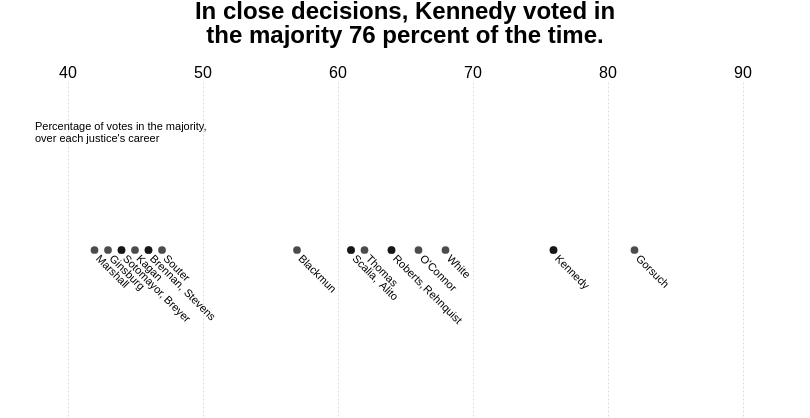

The Vega-Lite source for this figure:
### Vega-Lite specification from a JSON file in a GitHub repository (floating-point values rounded to 4 significant figures)
{"$schema": "https://vega.github.io/schema/vega-lite/v3.json", "width": 810, "height": 418, "padding": 0, "autosize": "fit", "view": {"stroke": null}, "datasets": {"values": [{"justice": "Gorsuch", "percentage": 82, "_index_": 0}, {"justice": "Kennedy", "percentage": 76, "_index_": 1}, {"justice": "White", "percentage": 68, "_index_": 2}, {"justice": "O'Connor", "percentage": 66, "_index_": 3}, {"justice": "Roberts", "percentage": 64, "_index_": 4}, {"justice": "Rehnquist", "percentage": 64, "_index_": 5}, {"justice": "Thomas", "percentage": 62, "_index_": 6}, {"justice": "Scalia", "percentage": 61, "_index_": 7}, {"justice": "Alito", "percentage": 61, "_index_": 8}, {"justice": "Blackmun", "percentage": 57, "_index_": 9}, {"justice": "Souter", "percentage": 47, "_index_": 10}, {"justice": "Stevens", "percentage": 46, "_index_": 11}, {"justice": "Brennan", "percentage": 46, "_index_": 12}, {"justice": "Kagan", "percentage": 45, "_index_": 13}, {"justice": "Sotomayor", "percentage": 44, "_index_": 14}, {"justice": "Breyer", "percentage": 44, "_index_": 15}, {"justice": "Ginsburg", "percentage": 43, "_index_": 16}, {"justice": "Marshall", "percentage": 42, "_index_": 17}]}, "layer": [{"data": {"name": "values"}, "encoding": {"y": {"field": "justice", "type": "nominal", "sort": "-percentage", "axis": {"labelAlign": "left", "labelPadding": 50, "title": false, "ticks": false, "domain": false}}, "x": {"field": "percentage", "type": "quantitative", "axis": {"grid": true, "labels": true, "title": false, "domain": false, "ticks": false, "tickMinStep": 10, "gridDash": [2, 2], "labelFontSize": 16, "orient": "top"}, "scale": {"domain": [35, 95]}}, "fill": {"value": "#f0f0f0"}}, "layer": [{"mark": {"type": "bar"}, "transform": []}, {"mark": {"type": "bar"}, "transform": [{"filter": "((datum[\"_index_\"] != null) ? datum[\"_index_\"]==1: true)", "_customized": true}], "encoding": {"fill": {"value": "firebrick"}}}], "transform": [{"filter": "((datum[\"_index_\"] != null) ? datum[\"_index_\"]!=7: false)", "datum": {"justice": "Scalia", "percentage": 61, "_index_": 7}, "text": "Scalia", "marktype": "rect", "path": ["layer", "0", "layer", "0"]}, {"filter": "((datum[\"_index_\"] != null) ? datum[\"_index_\"]!=0: false)", "datum": {"justice": "Gorsuch", "percentage": 82, "_index_": 0}, "text": "Gorsuch", "marktype": "rect", "path": ["layer", "0", "layer", "0"]}, {"filter": "((datum[\"_index_\"] != null) ? datum[\"_index_\"]!=1: false)", "datum": {"justice": "Kennedy", "percentage": 76, "_index_": 1}, "text": "Kennedy", "marktype": "rect", "path": ["layer", "0", "layer", "0"]}, {"filter": "((datum[\"_index_\"] != null) ? datum[\"_index_\"]!=2: false)", "datum": {"justice": "White", "percentage": 68, "_index_": 2}, "text": "White", "marktype": "rect", "path": ["layer", "0", "layer", "0"]}, {"filter": "((datum[\"_index_\"] != null) ? datum[\"_index_\"]!=3: false)", "datum": {"justice": "O'Connor", "percentage": 66, "_index_": 3}, "text": "O'Connor", "marktype": "rect", "path": ["layer", "0", "layer", "0"]}, {"filter": "((datum[\"_index_\"] != null) ? datum[\"_index_\"]!=4: false)", "datum": {"justice": "Roberts", "percentage": 64, "_index_": 4}, "text": "Roberts", "marktype": "rect", "path": ["layer", "0", "layer", "0"]}, {"filter": "((datum[\"_index_\"] != null) ? datum[\"_index_\"]!=5: false)", "datum": {"justice": "Rehnquist", "percentage": 64, "_index_": 5}, "text": "Rehnquist", "marktype": "rect", "path": ["layer", "0", "layer", "0"]}, {"filter": "((datum[\"_index_\"] != null) ? datum[\"_index_\"]!=6: false)", "datum": {"justice": "Thomas", "percentage": 62, "_index_": 6}, "text": "Thomas", "marktype": "rect", "path": ["layer", "0", "layer", "0"]}, {"filter": "((datum[\"_index_\"] != null) ? datum[\"_index_\"]!=8: false)", "datum": {"justice": "Alito", "percentage": 61, "_index_": 8}, "text": "Alito", "marktype": "rect", "path": ["layer", "0", "layer", "0"]}, {"filter": "((datum[\"_index_\"] != null) ? datum[\"_index_\"]!=9: false)", "datum": {"justice": "Blackmun", "percentage": 57, "_index_": 9}, "text": "Blackmun", "marktype": "rect", "path": ["layer", "0", "layer", "0"]}, {"filter": "((datum[\"_index_\"] != null) ? datum[\"_index_\"]!=10: false)", "datum": {"justice": "Souter", "percentage": 47, "_index_": 10}, "text": "Souter", "marktype": "rect", "path": ["layer", "0", "layer", "0"]}, {"filter": "((datum[\"_index_\"] != null) ? datum[\"_index_\"]!=11: false)", "datum": {"justice": "Stevens", "percentage": 46, "_index_": 11}, "text": "Stevens", "marktype": "rect", "path": ["layer", "0", "layer", "0"]}, {"filter": "((datum[\"_index_\"] != null) ? datum[\"_index_\"]!=12: false)", "datum": {"justice": "Brennan", "percentage": 46, "_index_": 12}, "text": "Brennan", "marktype": "rect", "path": ["layer", "0", "layer", "0"]}, {"filter": "((datum[\"_index_\"] != null) ? datum[\"_index_\"]!=13: false)", "datum": {"justice": "Kagan", "percentage": 45, "_index_": 13}, "text": "Kagan", "marktype": "rect", "path": ["layer", "0", "layer", "0"]}, {"filter": "((datum[\"_index_\"] != null) ? datum[\"_index_\"]!=14: false)", "datum": {"justice": "Sotomayor", "percentage": 44, "_index_": 14}, "text": "Sotomayor", "marktype": "rect", "path": ["layer", "0", "layer", "0"]}, {"filter": "((datum[\"_index_\"] != null) ? datum[\"_index_\"]!=15: false)", "datum": {"justice": "Breyer", "percentage": 44, "_index_": 15}, "text": "Breyer", "marktype": "rect", "path": ["layer", "0", "layer", "0"]}, {"filter": "((datum[\"_index_\"] != null) ? datum[\"_index_\"]!=16: false)", "datum": {"justice": "Ginsburg", "percentage": 43, "_index_": 16}, "text": "Ginsburg", "marktype": "rect", "path": ["layer", "0", "layer", "0"]}, {"filter": "((datum[\"_index_\"] != null) ? datum[\"_index_\"]!=17: false)", "datum": {"justice": "Marshall", "percentage": 42, "_index_": 17}, "text": "Marshall", "marktype": "rect", "path": ["layer", "0", "layer", "0"]}]}, {"data": {"name": "values"}, "encoding": {"x": {"field": "percentage", "type": "quantitative", "axis": {"grid": false, "labels": false, "title": false, "domain": false, "ticks": false}}, "text": {"field": "percentage", "type": "quantitative"}, "fill": {"value": "black"}, "size": {"value": 60}}, "layer": [{"mark": {"type": "circle", "align": "right", "dx": -7, "dy": 0}, "transform": []}, {"mark": {"type": "circle", "align": "right", "dx": -7, "dy": 0}, "transform": [{"filter": "((datum[\"_index_\"] != null) ? datum[\"_index_\"]==1: true)", "_customized": true}], "encoding": {"fill": {"value": "black"}}}]}, {"data": {"name": "_data_7_split", "values": [{"name": "default", "text": "In close decisions, Kennedy voted in the majority 76 percent of the time.", "_text": "In close decisions, Kennedy voted in", "_line": 0, "_index": 0}, {"name": "default", "text": "In close decisions, Kennedy voted in the majority 76 percent of the time.", "_text": "the majority 76 percent of the time.", "_line": 1, "_index": 1}]}, "encoding": {"text": {"field": "_text", "type": "nominal"}, "y": {"value": 0}}, "layer": [{"mark": {"type": "text", "fontWeight": "bold", "wrap": 36, "fontSize": 24, "dx": 0, "dy": -70}, "layer": [{"mark": {"type": "text", "fontWeight": "bold", "wrap": 36, "fontSize": 24, "dx": 0, "dy": -70}, "transform": [{"filter": "datum._line == 0 && datum._index == 0"}]}, {"mark": {"type": "text", "fontWeight": "bold", "wrap": 36, "fontSize": 24, "dx": 0, "dy": -46}, "transform": [{"filter": "datum._line == 1 && datum._index == 1"}]}]}]}, {"data": {"name": "_data_11_split", "values": [{"name": "default", "text": "Percentage of votes in the majority, over each justice's career", "_text": "Percentage of votes in the majority,", "_line": 0, "_index": 0}, {"name": "default", "text": "Percentage of votes in the majority, over each justice's career", "_text": "over each justice's career", "_line": 1, "_index": 1}]}, "encoding": {"text": {"field": "_text", "type": "nominal"}}, "layer": [{"mark": {"type": "text", "wrap": 40, "align": "left", "dx": -315, "dy": -200}, "layer": [{"mark": {"type": "text", "wrap": 40, "align": "left", "dx": -370, "dy": -123}, "transform": [{"filter": "datum._line == 0 && datum._index == 0"}]}, {"mark": {"type": "text", "wrap": 40, "align": "left", "dx": -370, "dy": -111}, "transform": [{"filter": "datum._line == 1 && datum._index == 1"}]}]}]}, {"data": {"name": "values"}, "encoding": {"text": {"field": "justice", "type": "nominal"}, "x": {"field": "percentage", "type": "quantitative"}}, "layer": [{"mark": {"type": "text", "align": "left", "angle": 45, "dx": 7, "dy": 3}, "transform": [{"filter": "((datum[\"_index_\"] != null) ? datum[\"_index_\"]!=5: false)", "_customized": true}, {"filter": "((datum[\"_index_\"] != null) ? datum[\"_index_\"]!=8: false)", "_customized": true}, {"filter": "((datum[\"_index_\"] != null) ? datum[\"_index_\"]!=11: false)", "_customized": true}, {"filter": "((datum[\"_index_\"] != null) ? datum[\"_index_\"]!=15: false)", "_customized": true}, {"filter": "((datum[\"_index_\"] != null) ? datum[\"_index_\"]!=4: false)", "_customized": true}, {"filter": "((datum[\"_index_\"] != null) ? datum[\"_index_\"]!=7: false)", "_customized": true}, {"filter": "((datum[\"_index_\"] != null) ? datum[\"_index_\"]!=14: false)", "_customized": true}, {"filter": "((datum[\"_index_\"] != null) ? datum[\"_index_\"]!=12: false)", "_customized": true}]}, {"mark": {"type": "text", "align": "left", "angle": 45, "dx": 50, "dy": 3}, "transform": [{"filter": "((datum[\"_index_\"] != null) ? datum[\"_index_\"]==5: true)", "_customized": true}]}, {"mark": {"type": "text", "align": "left", "angle": 45, "dx": 45, "dy": 3}, "transform": [{"filter": "((datum[\"_index_\"] != null) ? datum[\"_index_\"]==8: true)", "_customized": true}]}, {"mark": {"type": "text", "align": "left", "angle": 45, "dx": 55, "dy": 3}, "transform": [{"filter": "((datum[\"_index_\"] != null) ? datum[\"_index_\"]==11: true)", "_customized": true}]}, {"mark": {"type": "text", "align": "left", "angle": 45, "dx": 65, "dy": 3}, "transform": [{"filter": "((datum[\"_index_\"] != null) ? datum[\"_index_\"]==15: true)", "_customized": true}]}, {"mark": {"type": "text", "align": "left", "angle": 45, "dx": 7, "dy": 3}, "transform": [{"filter": "((datum[\"_index_\"] != null) ? datum[\"_index_\"]==4: true)", "_customized": true}], "encoding": {"text": {"field": "datumjustice", "_label": "=datum.justice + ','"}}}, {"mark": {"type": "text", "align": "left", "angle": 45, "dx": 7, "dy": 3}, "transform": [{"filter": "((datum[\"_index_\"] != null) ? datum[\"_index_\"]==7: true)", "_customized": true}], "encoding": {"text": {"field": "datumjustice", "_label": "=datum.justice + ','"}}}, {"mark": {"type": "text", "align": "left", "angle": 45, "dx": 7, "dy": 3}, "transform": [{"filter": "((datum[\"_index_\"] != null) ? datum[\"_index_\"]==14: true)", "_customized": true}], "encoding": {"text": {"field": "datumjustice", "_label": "=datum.justice + ','"}}}, {"mark": {"type": "text", "align": "left", "angle": 45, "dx": 7, "dy": 3}, "transform": [{"filter": "((datum[\"_index_\"] != null) ? datum[\"_index_\"]==12: true)", "_customized": true}], "encoding": {"text": {"field": "datumjustice", "_label": "=datum.justice + ','"}}}], "transform": [{"calculate": "datum.justice + ','", "as": "datumjustice"}, {"calculate": "datum.justice + ','", "as": "datumjustice"}, {"calculate": "datum.justice + ','", "as": "datumjustice"}, {"calculate": "datum.justice + ','", "as": "datumjustice"}]}]}
